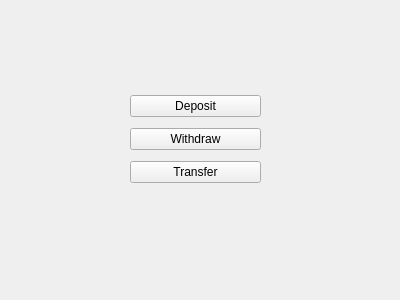
<?xml version="1.0" encoding="UTF-8"?>
<ui version="4.0">
 <class>AccountWindow</class>
 <widget class="QWidget" name="AccountWindow">
  <property name="geometry">
   <rect>
    <x>0</x>
    <y>0</y>
    <width>400</width>
    <height>300</height>
   </rect>
  </property>
  <property name="windowTitle">
   <string>Form</string>
  </property>
  <widget class="QWidget" name="">
   <property name="geometry">
    <rect>
     <x>130</x>
     <y>90</y>
     <width>131</width>
     <height>100</height>
    </rect>
   </property>
   <layout class="QVBoxLayout" name="verticalLayout">
    <item>
     <widget class="QPushButton" name="pushButton">
      <property name="text">
       <string>Deposit</string>
      </property>
     </widget>
    </item>
    <item>
     <widget class="QPushButton" name="pushButton_2">
      <property name="text">
       <string>Withdraw</string>
      </property>
     </widget>
    </item>
    <item>
     <widget class="QPushButton" name="pushButton_3">
      <property name="text">
       <string>Transfer</string>
      </property>
     </widget>
    </item>
   </layout>
  </widget>
 </widget>
 <resources/>
 <connections/>
</ui>
